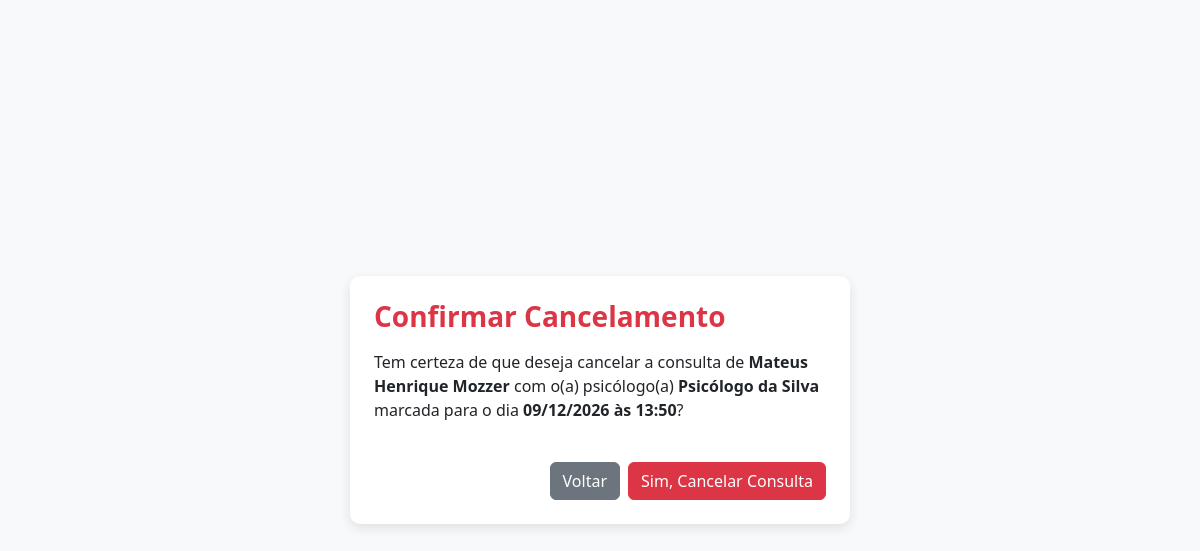
The app's page /agendamento/1/cancelar/ with its own data.
### agendamentos/models.py (models this page shows, shortened)
class Agendamento(models.Model):
    STATUS_CHOICES = [
        ('AGENDADO', 'Agendado'),
        ('CONCLUIDO', 'Concluído'),
        ('CANCELADO', 'Cancelado'),
    ]
    psicologo = models.ForeignKey(Psicologo, on_delete=models.PROTECT, related_name='agendamentos')
    paciente = models.ForeignKey(Paciente, on_delete=models.PROTECT, related_name='agendamentos')
    data_hora = models.DateTimeField()
    status = models.CharField(max_length=10, choices=STATUS_CHOICES, default='AGENDADO')
    observacao = models.TextField(blank=True, null=True)
    criado_em = models.DateTimeField(auto_now_add=True)
    atualizado_em = models.DateTimeField(auto_now=True)

class Paciente(models.Model):
    nome_completo = models.CharField(max_length=150)
    cpf = models.CharField(max_length=14, unique=True)
    data_nascimento = models.DateField()
    telefone = models.CharField(max_length=20)
    email = models.EmailField(blank=True, null=True)
    endereco = models.CharField(max_length=255, blank=True, null=True)
    ativo = models.BooleanField(default=True)

class Psicologo(models.Model):
    usuario = models.OneToOneField(User, on_delete=models.CASCADE, related_name='perfil_psicologo')
    nome_completo = models.CharField(max_length=150)
    cpf = models.CharField(max_length=14, unique=True)
    crp = models.CharField(max_length=20, unique=True)
    data_nascimento = models.DateField()
    telefone = models.CharField(max_length=20)
    email = models.EmailField(unique=True)
    endereco = models.CharField(max_length=255)
    ativo = models.BooleanField(default=True)

### agendamentos/views.py (the view)
# urls.py: path('agendamento/<int:agendamento_id>/cancelar/', views.cancelar_agendamento, name='cancelar_agendamento'),
def cancelar_agendamento(request, agendamento_id):
    agendamento = get_object_or_404(Agendamento, id=agendamento_id)
    if request.method == 'POST':
        agendamento.status = 'CANCELADO'
        agendamento.save()
        messages.success(request, f'Consulta de {agendamento.paciente.nome_completo} foi cancelada e o horário está livre.')
        return redirect('painel_secretaria')
    return render(request, 'agendamentos/confirmar_cancelamento.html', {
        'agendamento': agendamento
    })

### agendamentos/templates/agendamentos/confirmar_cancelamento.html (shortened to what this page needs)
<!DOCTYPE html>
<html lang="pt-br">
<head>
    <link href="https://cdn.jsdelivr.net/npm/bootstrap@5.3.0/dist/css/bootstrap.min.css" rel="stylesheet">
</head>
<body>
<div class="container min-vh-100 d-flex justify-content-center align-items-center">
    <div class="card card-custom p-4" style="max-width: 500px; width: 100%;">
        <h3 class="text-danger fw-bold mb-3">Confirmar Cancelamento</h3>
        <p class="fs-6">
            Tem certeza de que deseja cancelar a consulta de
            <strong>{{ agendamento.paciente.nome_completo }}</strong>
            com o(a) psicólogo(a)
            <strong>{{ agendamento.psicologo.nome_completo }}</strong>
            marcada para o dia
            <strong>{{ agendamento.data_hora|date:"d/m/Y \à\s H:i" }}</strong>?
        </p>
        <form method="post" class="mt-4 d-flex justify-content-end gap-2">
            <a href="{% url 'painel_secretaria' %}" class="btn btn-secondary">Voltar</a>
            <button type="submit" class="btn btn-danger">Sim, Cancelar Consulta</button>
        </form>
    </div>
</div>
</body>
</html>

### agendamentos/templates/agendamentos/confirmar_cancelamento.html (style rules this page uses)
body { background-color: #f8f9fa; }
.card-custom { border: none; border-radius: 10px; box-shadow: 0 4px 12px rgba(0,0,0,0.1); }

### records on screen
Agendamento: paciente.nome_completo "Mateus Henrique Mozzer", psicologo.nome_completo "Psicólogo da Silva", data_hora "09/12/2026 às 13:50"
